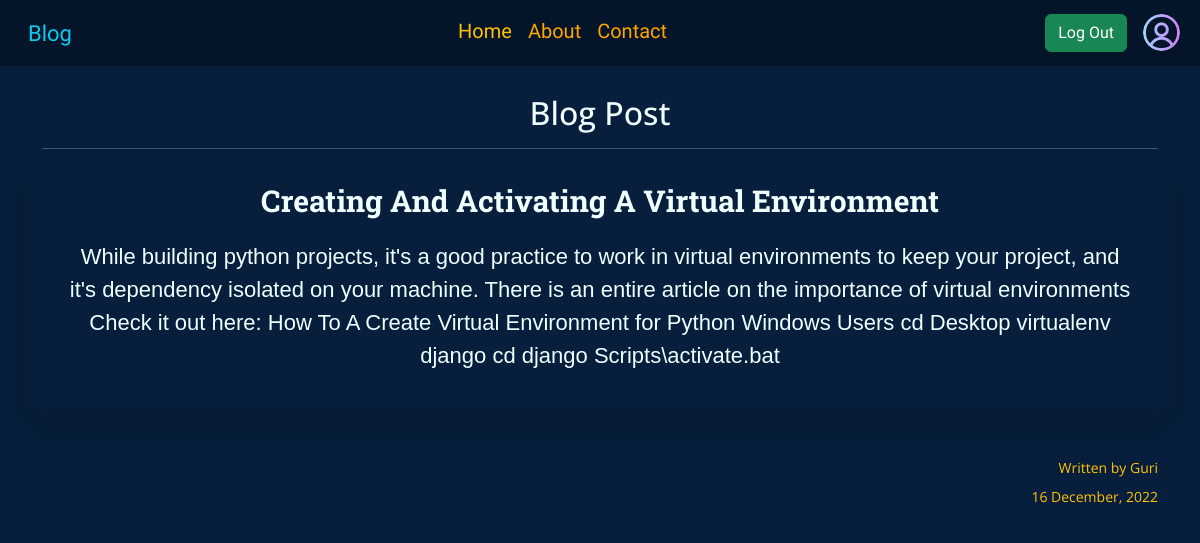
Screenshot of /readblog/24/ (signed in) with the database file from the repository.
### grapp/models.py (models this page shows)
class User_Blog(models.Model):
    U_id = models.BigAutoField(primary_key=True)
    Title = models.CharField(max_length=200)
    Desc = models.CharField(max_length=2000)
    Date = models.DateField(auto_now_add=True)
    Author = models.CharField(max_length=50, default="Gaurav")

### grapp/views.py (the view)
# urls.py: path("readblog/<int:id>/", views.User_read_blog, name="readblog"),
def User_read_blog(request, id):
    if request.user.is_authenticated:
        getblog = User_Blog.objects.get(U_id=id)
        return render(request, "blogapp/read_blog.html", {"blog": getblog})
    else:
        return redirect("login")

### grapp/templates/blogapp/read_blog.html (shortened to what this page needs)
{% extends 'blogapp/base.html' %}
{% load static %}
{% block buttons %}
<div class="d-flex" role="button">
    <a class=" btn btn-success mx-2 " href="{% url 'logout' %}">Log Out</a>
    <a href="{% url 'profile' %}"><img class="mx-2 profile-img" title="Profile" src="{% static 'images/profile.png' %}"
            alt="Profile Icon"></a>
</div>
{% endblock buttons %}
{% block content %}
<div class="container h-100 text-center mycolor my-2 rounded-3 ">
    <div class="mt-4">
        <h2>Blog Post</h2>
        <hr>
        <div class="row">
            <div class="col-md-12  shadow-lg p-3 mb-5  rounded">
                <h3 class="font-heading">{{ blog.Title|capfirst }}</h3>
                <p class="font-para">{{ blog.Desc|capfirst }}</p>
            </div>
            <div class="d-flex justify-content-end text-warning gap-2">
                <small>Written by
                    {{ blog.Author|capfirst }}
                </small>
            </div>
            <div class="d-flex justify-content-end text-warning gap-2 my-2">
                <small>{{ blog.Date|date:'d F, Y' }}
                </small>
            </div>
        </div>
    </div>
</div>
{% endblock content %}

### grapp/static/css/main.css (style rules this page uses)
body { padding-top: 70px; font-family: 'Open Sans', sans-serif; background-color: #071f3d; }
.font-heading { font-size: 30px; font-weight: bold; font-family: 'Roboto Slab', serif; margin: 2px; }
.font-para { font-size: 22px; font-family: 'Poppins', sans-serif; margin: 10px; padding: 11px; }
.mycolor { background-color: #071f3d; color: azure; }
.profile-img { width: 37px; height: 37px; border-radius: 50%; cursor: pointer; }

### rows the page displays
User_Blog: Title "Creating And Activating A Virtual Environment", Desc "While building python projects, it's a good practice to work in virtual environments to keep your project, and it's dependency isolated on your machine. There is an entire article on the importance of virtual environments Check it out here: How To A Create Virtual Environment for Python Windows Users cd Desktop virtualenv django cd django Scripts\\activate.bat", Author "Guri", Date "16 December, 2022"
